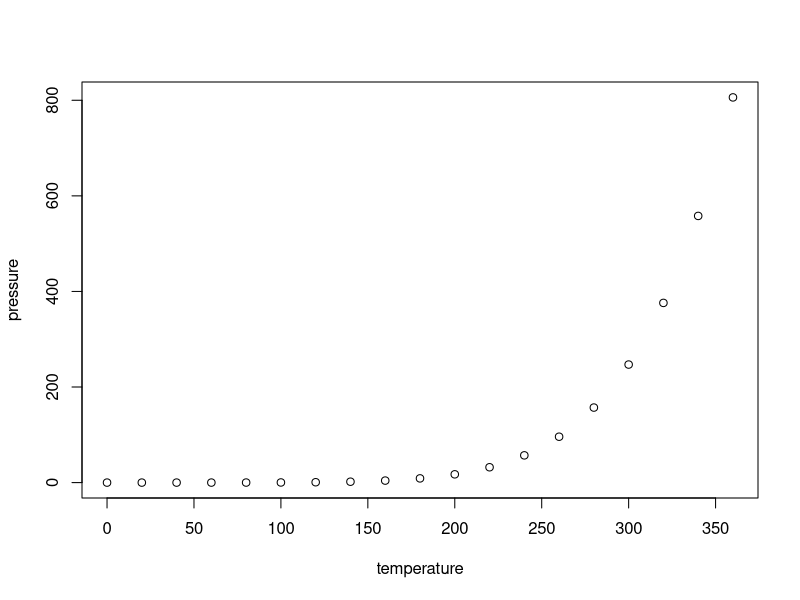
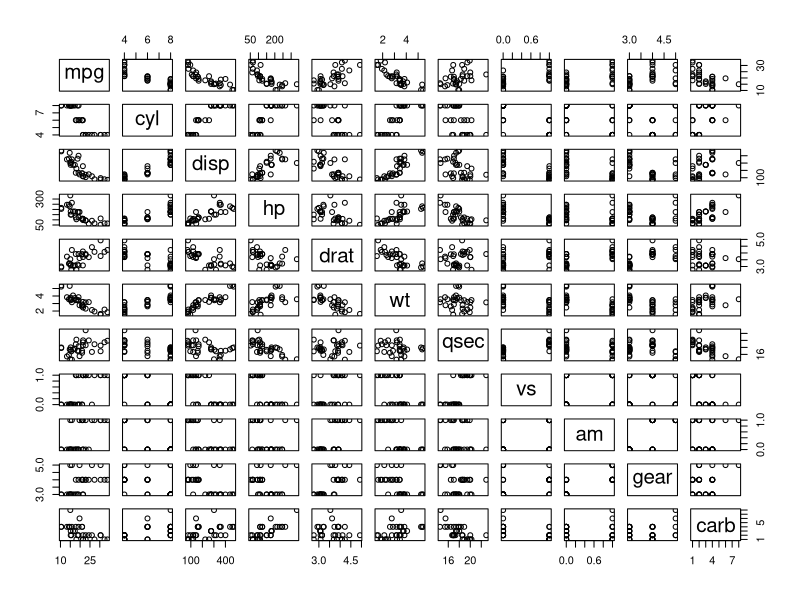

The R script that drew these images, in order:
## ---- chunk 1
knitr::opts_chunk$set(echo=FALSE,message=FALSE,warning=FALSE,results=FALSE)

# Uncomment below if you want code captions
# oldSource <- knitr::knit_hooks$get("source")
# knitr::knit_hooks$set(source = function(x, options) {
#   x <- oldSource(x, options)
#   x <- ifelse(!is.null(options$code.cap), paste0(x, "\\captionof{chunk}{", options$code.cap,"}"), x)
#   ifelse(!is.null(options$ref), paste0(x, "\\label{", options$ref,"}"), x)
# })
# Add `chunkcaption: TRUE` to YAML as well.
## ---- chunk 2
plot(pressure)
## ---- chunk 3
plot(mtcars)
